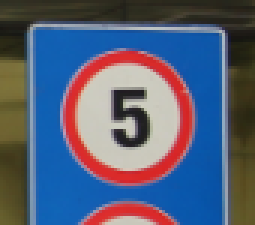
#> input picture pictures/train/000_0035.png, 85 x 75 px, found by its file name (shown 3 times larger); its folder holds only this picture in this run
$ jupyter execute --allow-errors upload_database.ipynb   (shell and % lines are left out)
#> lines starting #> are read from the running program, lines starting #| are printed output that depends on the picture
[cell 1]
#importing the libraries
import os
import cv2
import numpy as np
import matplotlib.pyplot as plt

[cell 2]
#setting the path to the directory containing the pics
path_train = os.getcwd() + '\\pictures\\train'
path_test = os.getcwd() + '\\pictures\\test'

[cell 3]
#appending the pics to the training data list
training_data = []
testing_data = []
for img in os.listdir(path_train):
    pic = cv2.imread(os.path.join(path_train,img))
#> pic is the input picture: shape (75, 85, 3); mean B, G, R 118.6, 95.9, 87.2
    pic = cv2.cvtColor(pic,cv2.COLOR_BGR2GRAY)
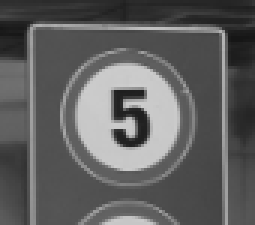
#> pic: shape (75, 85) (shown 3 times larger); min 22, max 206, mean 95.9
    pic = cv2.resize(pic,(45, 45))
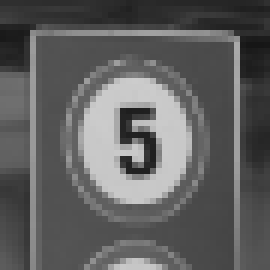
#> pic: shape (45, 45) (shown 6 times larger); min 22, max 204, mean 95.9
    training_data.append(pic)
#> (the rest of this cell did not finish here and is left out)

$ run again, on pictures/train/003_0023.png
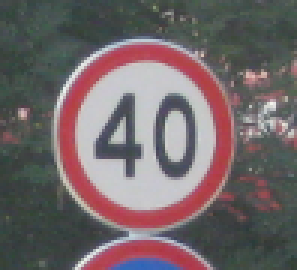
#> input picture pictures/train/003_0023.png, 99 x 90 px, found by its file name (shown 3 times larger)
#> pic is the input picture: shape (90, 99, 3); mean B, G, R 104.5, 102.7, 113.4
#> `pic = cv2.cvtColor(pic,cv2.COLOR_BGR2GRAY)`:
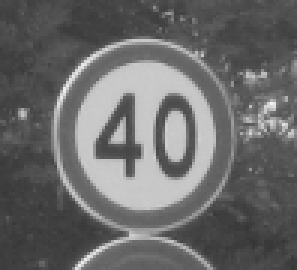
#> pic: shape (90, 99) (shown 3 times larger); min 54, max 242, mean 106.1
#> `pic = cv2.resize(pic,(45, 45))`:
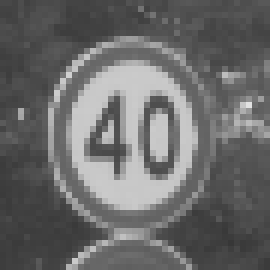
#> pic: shape (45, 45) (shown 6 times larger); min 55, max 226, mean 106.1

$ run again, on pictures/train/002_0013_j.png
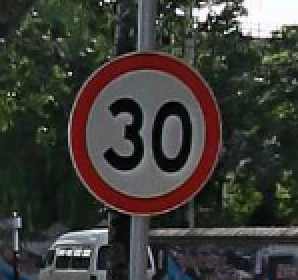
#> input picture pictures/train/002_0013_j.png, 149 x 140 px, found by its file name (shown 2 times larger)
#> pic is the input picture: shape (140, 149, 3); mean B, G, R 55.6, 60.3, 61.6
#> `pic = cv2.cvtColor(pic,cv2.COLOR_BGR2GRAY)`:
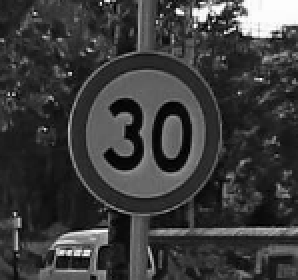
#> pic: shape (140, 149) (shown 2 times larger); min 0, max 254, mean 60.1
#> `pic = cv2.resize(pic,(45, 45))`:
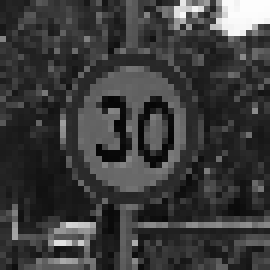
#> pic: shape (45, 45) (shown 6 times larger); min 3, max 253, mean 60
